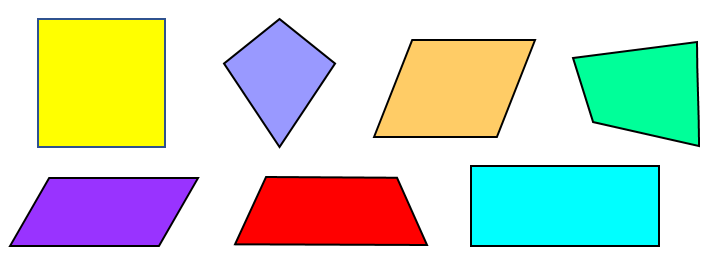
#> input picture img/shapes.png, 711 x 257 px
$ python 0809-moments.py
#> lines starting #> are read from the running program, lines starting #| are printed output that depends on the picture; after the words box and inside, x2 and y2 are one past the last pixel; in counts of white or black regions, pixels touching at a corner belong together
# 0809.py
import cv2
import numpy as np

#1
src = cv2.imread('../../img/shapes.png')
#> src is the input picture: shape (257, 711, 3); mean B, G, R 195.7, 214.3, 204.1
gray = cv2.cvtColor(src, cv2.COLOR_BGR2GRAY)
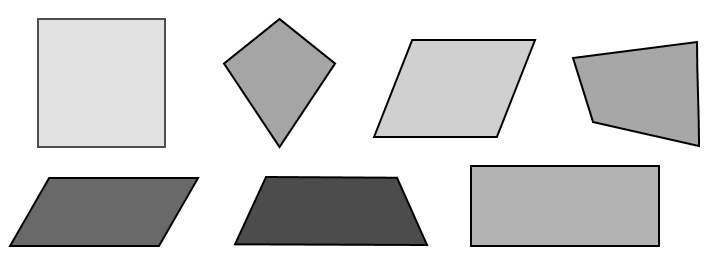
#> gray: shape (257, 711); min 0, max 255, mean 209.2
ret, bImg = cv2.threshold(gray, 128, 255, cv2.THRESH_BINARY)
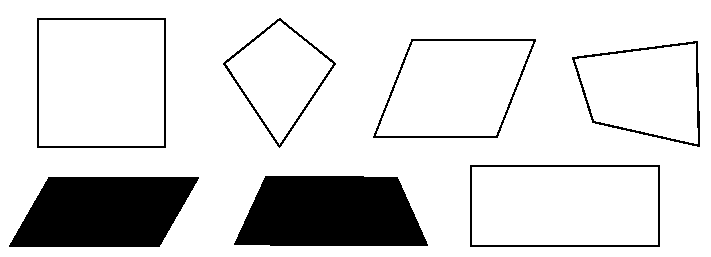
#> bImg: shape (257, 711); 85.4% white; 7 black regions, largest, box (x1, y1, x2, y2) and area: (234, 176, 428, 246) 11387, (9, 177, 199, 247) 10582, (470, 165, 660, 247) 1072

#2
## M = cv2.moments(bImg)
M = cv2.moments(bImg, True)
#> M = moments, m00 156048, centre m10/m00, m01/m00 = (372.1, 116.6)
for key, value in M.items():
    print('{} = {}'.format(key, value))
#> this loop made 24 passes
#> (key, value) on passes 1 to 12: ('m00', 156048), ('m10', 58067911), ('m01', 18198942), ('m20', 2.83e+10), ('m11', 7.03e+09), ('m02', 2.92e+09), ('m30', 1.54e+13), ('m21', 3.51e+12), ('m12', 1.16e+12), ('m03', 5.4e+11), ('mu20', 6.71e+09), ('mu11', 260332199.7)
#| m00 = 156048.0
#| m10 = 58067911.0
#| m01 = 18198942.0
#| m20 = 28319276977.0
#| m11 = 7032444270.0
#| m02 = 2922331174.0
#| m30 = 15354481365505.0
#| m21 = 3505406380970.0
#> (further printed lines are left out)

#3
cx = int(M['m10'] / M['m00'])
#> cx = 372
cy = int(M['m01'] / M['m00'])
#> cy = 116
dst = src.copy()
cv2.circle(dst, (cx,cy), 5, (0,0,255), 2)
#> dst: shape (257, 711, 3); 0.05% of pixels changed, all inside (x1, y1, x2, y2) = (366, 110, 379, 123)

cv2.imshow('dst', dst)
cv2.waitKey(0)
cv2.destroyAllWindows()
